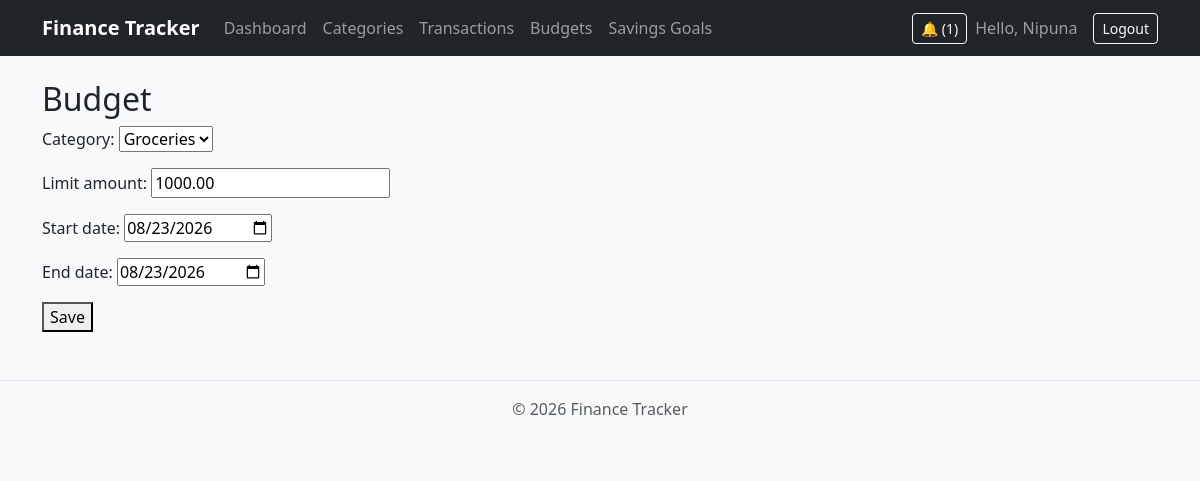
Screenshot of /budgets/1/edit/ (signed in) with the database file from the repository.
### tracker/models.py (models this page shows, shortened)
class Budget(models.Model):
    user = models.ForeignKey(User, on_delete=models.CASCADE)
    category = models.ForeignKey(Category, on_delete=models.CASCADE)
    limit_amount = models.DecimalField(max_digits=10, decimal_places=2)
    start_date = models.DateField()
    end_date = models.DateField()
    notified_80 = models.BooleanField(default=False)
    notified_100 = models.BooleanField(default=False)
    class Meta:
        unique_together = ("user", "category", "start_date", "end_date")

### tracker/views.py (the view)
# urls.py: path('budgets/<int:pk>/edit/', views.budget_update, name='budget_update'),
@login_required
def budget_update(request, pk):
    budget = get_object_or_404(Budget, pk=pk, user=request.user)
    if request.method == 'POST':
        form = BudgetForm(request.POST, instance=budget, user=request.user)
        if form.is_valid():
            try:
                form.save()
                return redirect('budget_list')
            except IntegrityError:
                form.add_error(None, "category already has a budget for the selected date range.")
    else:
        form = BudgetForm(instance=budget, user=request.user)
    return render(request, 'tracker/budget_form.html', {'form': form})

### tracker/forms.py
class BudgetForm(forms.ModelForm):
    class Meta:
        model = Budget
        fields = ['category', 'limit_amount', 'start_date', 'end_date']
        widgets = {
            'start_date': forms.DateInput(attrs={'type': 'date'}),
            'end_date': forms.DateInput(attrs={'type': 'date'}),
        }
    def __init__(self, *args, **kwargs):
        user = kwargs.pop('user', None)
        super().__init__(*args, **kwargs)
        if user:
            self.fields['category'].queryset = Category.objects.filter(user=user)

### tracker/context_processors.py (called while the page is built)
def unread_notifications(request):
    if request.user.is_authenticated:
        return {'unread_count': Notification.objects.filter(user=request.user, is_read=False).count()}
    return {}

### tracker/models.py (called while the page is built)
    def __str__(self):
        return self.name

### tracker/templates/tracker/budget_form.html (shortened to what this page needs)
{% extends "tracker/base.html" %}
{% block content %}
<h2>Budget</h2>
<form method="post">
    {{ form.as_p }}
    <button type="submit">Save</button>
</form>
{% endblock %}

### tracker/templates/tracker/base.html (shortened to what this page needs)
{% load static %}
<!DOCTYPE html>
<html lang="en">
<head>
    <link href="https://cdn.jsdelivr.net/npm/bootstrap@5.3.8/dist/css/bootstrap.min.css" rel="stylesheet">
    <link rel="stylesheet" href="{% static 'tracker/css/custom.css' %}">
</head>
<body>
    <nav class="navbar navbar-expand-lg navbar-dark bg-dark">
        <div class="container">
            <a class="navbar-brand" href="{% url 'dashboard' %}">Finance Tracker</a>
            <div class="collapse navbar-collapse" id="navbarNav">
                {% if user.is_authenticated %}
                <ul class="navbar-nav me-auto">
                    <li class="nav-item"><a class="nav-link" href="{% url 'dashboard' %}">Dashboard</a></li>
                    <li class="nav-item"><a class="nav-link" href="{% url 'category_list' %}">Categories</a></li>
                    <li class="nav-item"><a class="nav-link" href="{% url 'transaction_list' %}">Transactions</a></li>
                    <li class="nav-item"><a class="nav-link" href="{% url 'budget_list' %}">Budgets</a></li>
                    <li class="nav-item"><a class="nav-link" href="{% url 'savingsgoal_list' %}">Savings Goals</a></li>
                </ul>
                <a href="{% url 'notification_list' %}" class="btn btn-outline-light btn-sm me-2">
                    🔔 {% if unread_count %}({{ unread_count }}){% endif %}
                </a>
                <span class="navbar-text me-3">Hello, {{ user.username }}</span>
                <form method="post" action="{% url 'logout' %}" class="d-flex">
                    <button type="submit" class="btn btn-outline-light btn-sm">Logout</button>
                </form>
                {% else %}
                <a href="{% url 'login' %}" class="btn btn-outline-light ms-auto">Login</a>
                <a href="{% url 'register' %}" class="btn btn-light">Register</a>
                {% endif %}
            </div>
        </div>
    </nav>
    <main class="container my-4">
        {% block content %}
        {% endblock %}
    </main>
    <footer class="text-center text-muted py-3 mt-5 border-top">
        <p>&copy; 2026 Finance Tracker</p>
    </footer>
</body>
</html>

### tracker/static/tracker/css/custom.css (style rules this page uses)
body { background-color: #f8f9fa; }
.navbar-brand { font-weight: 600; }

### rows the page displays
Budget: category "Groceries", limit_amount "1000.00", start_date "08/23/2026", end_date "08/23/2026"

### other values shown
{{ unread_count }} "1"
{{ user.username }} "Nipuna"
